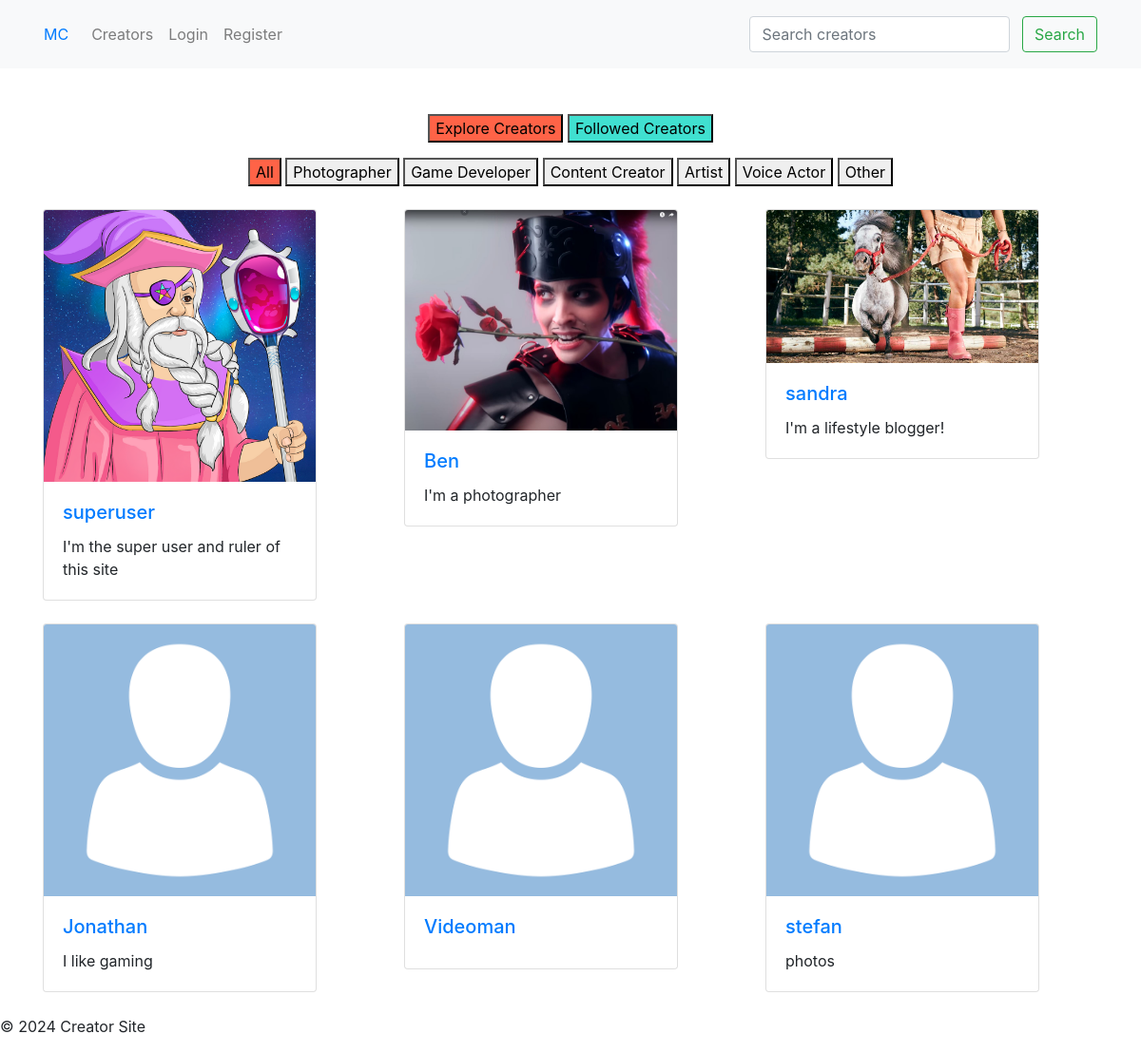
The app's page /creators/, older data.
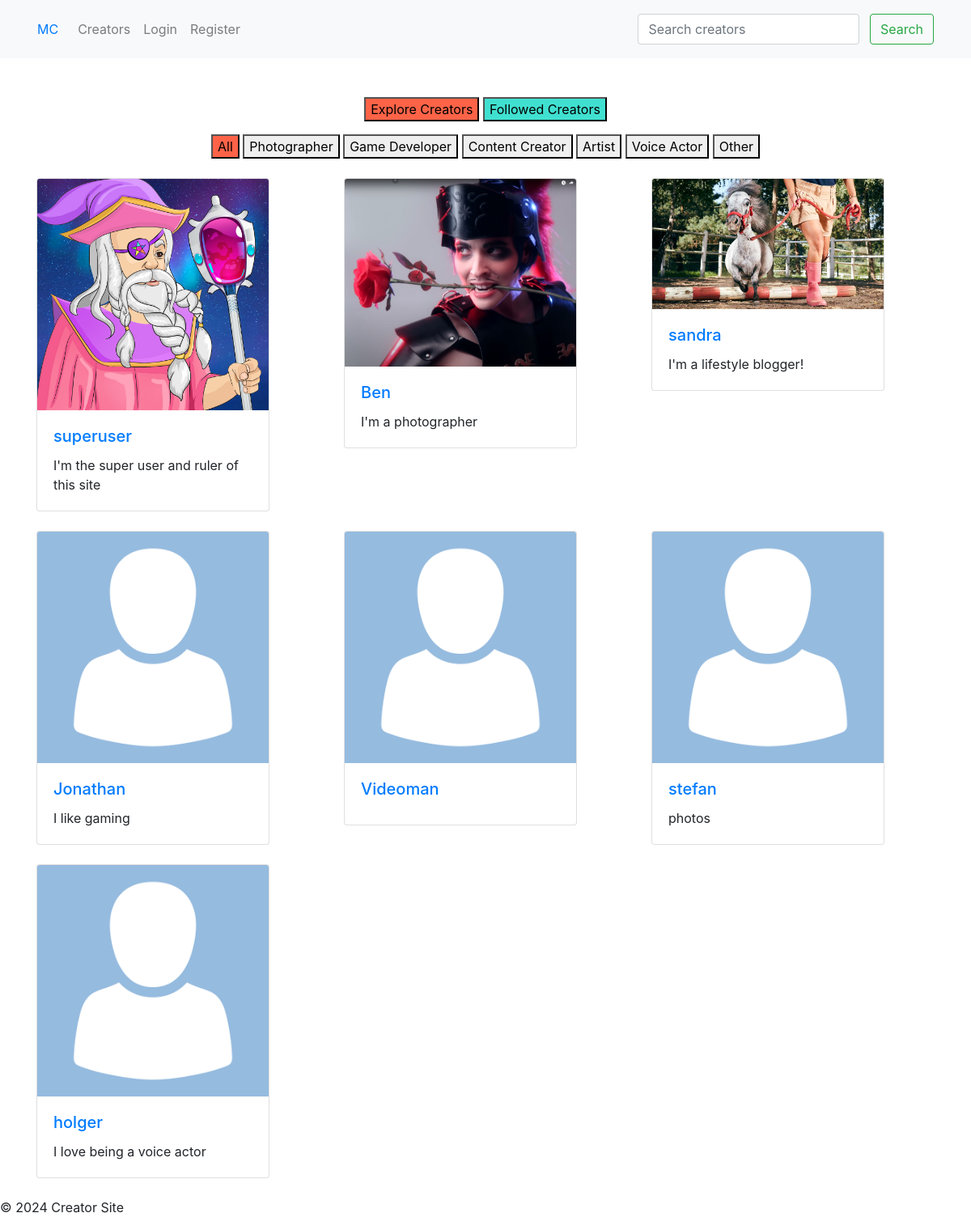
The same page, newer data.
### creators/models.py (models this page shows, shortened)
class Creator(models.Model):
    CREATOR_TYPES = [
        ('PHOTOGRAPHER', 'Photographer'),
        ('GAME_DEVELOPER', 'Game Developer'),
        ('CONTENT_CREATOR', 'Content Creator'),
        ('ARTIST', 'Artist'),
        ('VOICE_ACTOR', 'Voice Actor'),
        ('OTHER', 'Other'),
    ]
    STATUS_CHOICES = [
        ('PENDING', 'Pending'),
        ('APPROVED', 'Approved'),
        ('REJECTED', 'Rejected'),
    ]
    user = models.OneToOneField(User, on_delete=models.CASCADE)
    avatar = models.ImageField(upload_to='creator_avatars/', null=True, blank=True)
    about_me = models.TextField(blank=True)
    creator_type = models.CharField(max_length=20, choices=CREATOR_TYPES, default='OTHER')
    status = models.CharField(max_length=10, choices=STATUS_CHOICES, default='PENDING')
    request_message = models.TextField(blank=True)
    followers = models.ManyToManyField(User, related_name='following', blank=True)

### creators/views.py (the view)
# urls.py: path('creators/', views.CreatorListView.as_view(), name='creator_list'),
class CreatorListView(ListView):
    model = Creator
    template_name = 'creators/creator_list.html'
    context_object_name = 'creators'
    def get_queryset(self):
        queryset = super().get_queryset()
        search_query = self.request.GET.get('search')
        if search_query:
            queryset = queryset.filter(
                Q(user__username__icontains=search_query) |
                Q(about_me__icontains=search_query)
            )
        return queryset
    def get_context_data(self, **kwargs):
        context = super().get_context_data(**kwargs)
        if self.request.user.is_authenticated:
            context['followed_creators'] = Creator.objects.filter(followers=self.request.user)
        context['creator_types'] = dict(Creator.CREATOR_TYPES)
        return context

### creators/templates/creators/creator_list.html (shortened to what this page needs)
{% extends 'base.html' %}
{% load static %}
{% block content %}
<div class="container mt-5">
    <div class="row justify-content-center">
        <div class="col-md-6 text-center">
            <div class="creator-nav">
                <button type="button" id="explore_button" class="creator-button active" data-target="explore">Explore Creators</button>
                <button type="button" id="followed_button" class="creator-button unactive" data-target="followed">Followed Creators</button>
            </div>
        </div>
    </div>
    <div class="row justify-content-center mt-3">
        <div class="col-md-8">
            <div class="filter-buttons text-center">
                <button class="filter-btn active" data-filter="all">All</button>
                {% for type_key, type_name in creator_types.items %}
                    <button class="filter-btn" data-filter="{{ type_key }}">{{ type_name }}</button>
                {% endfor %}
            </div>
        </div>
    </div>
    <div class="mt-4">
        <div id="explore_creators" class="shown">
            <div class="row">
                {% for creator in creators %}
                    <div class="col-md-4 mb-4">
                        <div class="card creator-item" data-type="{{ creator.creator_type }}" style="width: 18rem;">
                            <a href="{% url 'creator_aboutme' username=creator.user.username %}">
                                {% if creator.avatar %}
                                    <img class="card-img-top" src="{{ creator.avatar.url }}" alt="{{ creator.user.username }}'s avatar" class="avatar">
                                {% else %}
                                    <img class="card-img-top" src="{% static 'images/placeholderavatar.png' %}" alt="{{ creator.user.username }}'s avatar" class="avatar">
                                {% endif %}
                            </a>
                            <div class="card-body">
                                <a href="{% url 'creator_aboutme' username=creator.user.username %}">
                                    <h5 class="card-title">{{ creator.user.username }}</h5>
                                </a>
                                <p class="card-text">{{ creator.about_me|truncatewords:20 }}</p>
                            </div>
                        </div>
                    </div>
                {% endfor %}
            </div>
        </div>
            </div>
        </div>
{% endblock %}

### templates/base.html (shortened to what this page needs)
{% load static %}
{% load creator_tags %}
<!DOCTYPE html>
<html lang="en">
  <head>
    <link rel="stylesheet" href="{% static 'css/style.css' %}">
    <link rel="stylesheet" href="https://cdn.jsdelivr.net/npm/bootstrap@4.1.3/dist/css/bootstrap.min.css">
  </head>
  <body>
    <header class="navbar navbar-expand-lg navbar-light bg-light">
      <div class="container-fluid d-flex flex-nowrap">
        <div class="col-lg-4 d-flex align-items-center">
          <a href="{% url 'index' %}">MC</a>
          <nav class="navbar navbar-expand-lg navbar-light bg-light">
            <div class="collapse navbar-collapse" id="navbarTogglerDemo01">
              <ul class="navbar-nav mr-auto mt-2 mt-lg-0">
                <li class="nav-item">
                  <a class="nav-link" href="{% url 'creator_list' %}">Creators<span class="sr-only">(current)</span></a>
                </li>
                {% if not user.is_authenticated %}
                <li class="nav-item">
                  <a class="nav-link" href="{% url 'login' %}">Login</a>
                </li>
                <li class="nav-item">
                  <a class="nav-link" href="{% url 'register' %}">Register</a>
                </li>
                {% endif %}
              </ul>
            </div>
          </nav>
        </div>
        <div class="col-lg-8 d-flex justify-content-end align-items-center">
          <form class="form-inline my-2 my-lg-0 d-none d-md-block" action="{% url 'creator_list' %}" method="GET">
            <input class="form-control mr-sm-2" type="search" placeholder="Search creators" aria-label="Search" name="search">
            <button class="btn btn-outline-success my-2 my-sm-0" type="submit">Search</button>
          </form>
        </div>
      </div>
    </header>
    <main>{% block content %} {% endblock %}</main>
    <footer>
      <p>&copy; 2024 Creator Site</p>
    </footer>
  </body>
</html>

### static/css/style.css (style rules this page uses)
body { margin: 0; padding: 0; font-family: 'Roboto', sans-serif; background-color: #f0f0f0; }
.creator-button { background-color: turquoise; }
.active { background-color: tomato; }
.unactive { background-color: turquoise; }
.shown { display: block; }

Row changes from the older to the newer data that the page shows:
added Creator: user.username "holger", about_me "I love being a voice actor"
